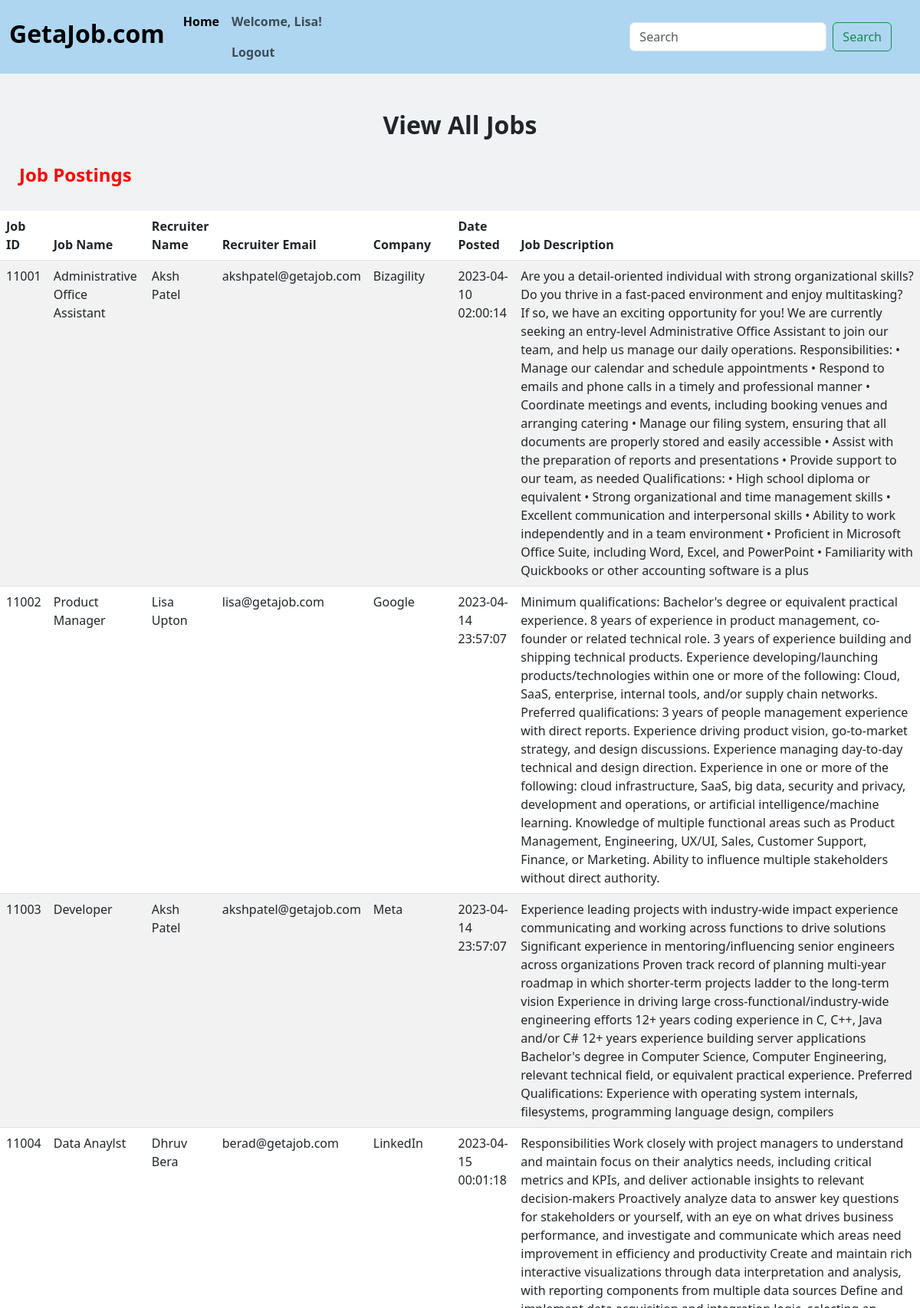
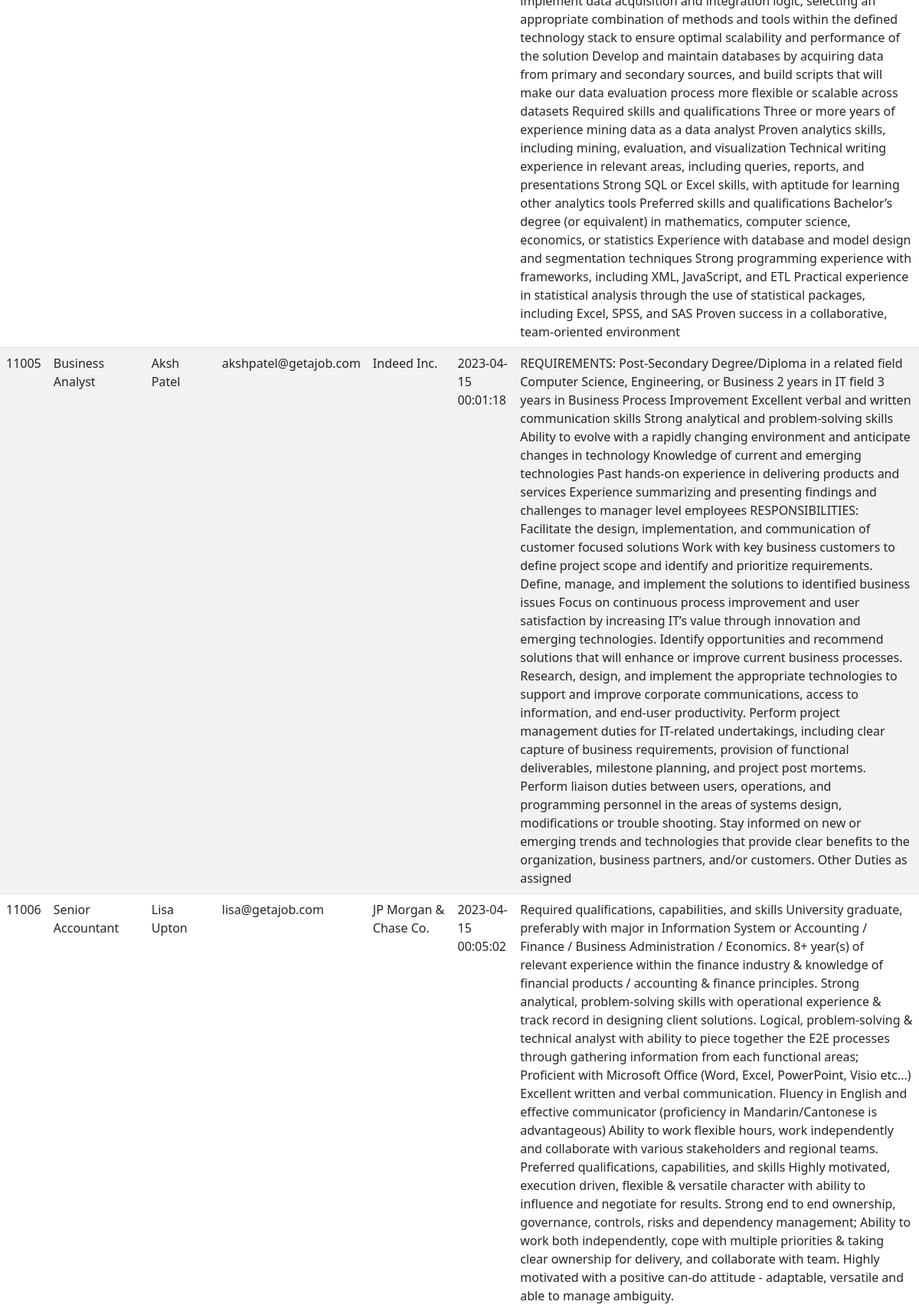
The page /html/job_seeker.php (signed in, upper part) on the database its author committed (2 pictures, top to bottom).
### tables this page shows
CREATE TABLE `jobs` (
  `recruiter_name` varchar(60) NOT NULL,
  `recruiter_email` varchar(100) NOT NULL,
  `company` varchar(100) NOT NULL,
  `job_name` varchar(100) NOT NULL,
  `job_id` int(11) NOT NULL,
  `job_description` text NOT NULL,
  `posted_date` timestamp NOT NULL DEFAULT current_timestamp()
);

### html/job_seeker.php (the view, shortened to what this page needs)
<!DOCTYPE html>
<html>
<head>
	<link rel="stylesheet" href="../css/style.css">
	<link href="https://cdn.jsdelivr.net/npm/bootstrap@5.3.0-alpha3/dist/css/bootstrap.min.css" rel="stylesheet">
</head>
<body style="background-color: #f0f2f4">
	<nav style="background-color: #aed6f1" class="navbar navbar-expand-lg">
	<div class="container-fluid">
    <a class="navbar-brand" href="job_seeker.php"><h2><strong>GetaJob.com</strong></h2></a>
    <div class="collapse navbar-collapse" id="navbarTogglerDemo02">
      <ul class="navbar-nav me-auto mb-2 mb-lg-0">
        <li class="nav-item">
          <a class="nav-link active" aria-current="page" href="job_seeker.php"><b>Home</b></a>
        </li>
		<li class="nav-item">
			<?php
				if (isset($_SESSION["username"])) {
            	echo "<b class='nav-link'><strong>Welcome, " . $_SESSION["username"] . "!</strong></b>";
				echo "<a class='nav-link' href='logout.php'><b>Logout</b></a>";
				}
			?>
		</li>
      </ul>
      <form action="search.php" method="post" class="d-flex" role="search" style="padding-right:25px">
        <input class="form-control me-2" name="search_job" id="search_job" type="search" placeholder="Search" aria-label="Search">
        <button class="btn btn-outline-success" type="submit">Search</button>
      </form>
    </div>
	</div>
	</nav>
	<br>
	<br>
	<h2 style="text-align:center"><b>View All Jobs</b></h2>
	<?php
		$conn = mysqli_connect("localhost", "patel3u1_getajob", "123456", "patel3u1_getajob");
		$sql = "Select * FROM `jobs`;";
		$result = mysqli_query($conn, $sql);
		echo "<br><h4 style='color:red; padding-left:25px'><b>Job Postings</b></h4><br>";
		echo '<div class="table-responsive">';
		echo '<table class="table table-striped">';
		echo '<thead><tr><th>Job ID</th><th>Job Name</th><th>Recruiter Name</th><th>Recruiter Email<th>Company</th><th>Date Posted</th><th>Job Description</th></tr></thead>';
		echo '<tbody>';
		while ($row = mysqli_fetch_assoc($result)) {
			echo '<tr>';
			echo '<td>'.$row['job_id'].'</td>';
			echo '<td>'.$row['job_name'].'</td>';
			echo '<td>'.$row['recruiter_name'].'</td>';
			echo '<td>'.$row['recruiter_email'].'</td>';
			echo '<td>'.$row['company'].'</td>';
			echo '<td>'.$row['posted_date'].'</td>';
			echo '<td>'.$row['job_description'].'</td>';
			echo '</tr>';
		}
		echo '</tbody></table></div>';
		echo "<br><br>";
	?>
	<br><br>
</body>
</html>

### css/style.css (style rules this page uses)
@media (max-width: 1200px) { body { font-size: 1.5 em; line-height: 1.5; width: 100%; height: auto; } }

### rows shown on the page
jobs: job_id "11001", job_name "Administrative Office Assistant", recruiter_name "Aksh Patel", recruiter_email "akshpatel@getajob.com", company "Bizagility", posted_date "2023-04-10 02:00:14", job_description "Are you a detail-oriented individual with strong organizational skills? Do you thrive in a fast-paced environment and enjoy multitasking? If so, we have an exciting opportunity for you! We are currently seeking an entry-level Administrative Office Assistant to join our team, and help us manage our daily operations. Responsibilities: • Manage our calendar and schedule appointments • Respond to emails and phone calls in a timely and professional manner • Coordinate meetings and events, including booking venues and arranging catering • Manage our filing system, ensuring that all documents are properly stored and easily accessible • Assist with the preparation of reports and presentations •…"
jobs: job_id "11002", job_name "Product Manager", recruiter_name "Lisa Upton", recruiter_email "lisa@getajob.com", company "Google", posted_date "2023-04-14 23:57:07", job_description "Minimum qualifications: Bachelor's degree or equivalent practical experience. 8 years of experience in product management, co-founder or related technical role. 3 years of experience building and shipping technical products. Experience developing/launching products/technologies within one or more of the following: Cloud, SaaS, enterprise, internal tools, and/or supply chain networks. Preferred qualifications: 3 years of people management experience with direct reports. Experience driving product vision, go-to-market strategy, and design discussions. Experience managing day-to-day technical and design direction. Experience in one or more of the following: cloud infrastructure, SaaS, big…"
jobs: job_id "11003", job_name "Developer", recruiter_name "Aksh Patel", recruiter_email "akshpatel@getajob.com", company "Meta", posted_date "2023-04-14 23:57:07", job_description "Experience leading projects with industry-wide impact experience communicating and working across functions to drive solutions Significant experience in mentoring/influencing senior engineers across organizations Proven track record of planning multi-year roadmap in which shorter-term projects ladder to the long-term vision Experience in driving large cross-functional/industry-wide engineering efforts 12+ years coding experience in C, C++, Java and/or C# 12+ years experience building server applications Bachelor's degree in Computer Science, Computer Engineering, relevant technical field, or equivalent practical experience. Preferred Qualifications: Experience with operating system…"
jobs: job_id "11004", job_name "Data Anaylst", recruiter_name "Dhruv Bera", recruiter_email "berad@getajob.com", company "LinkedIn", posted_date "2023-04-15 00:01:18", job_description "Responsibilities Work closely with project managers to understand and maintain focus on their analytics needs, including critical metrics and KPIs, and deliver actionable insights to relevant decision-makers Proactively analyze data to answer key questions for stakeholders or yourself, with an eye on what drives business performance, and investigate and communicate which areas need improvement in efficiency and productivity Create and maintain rich interactive visualizations through data interpretation and analysis, with reporting components from multiple data sources Define and implement data acquisition and integration logic, selecting an appropriate combination of methods and tools…"
jobs: job_id "11005", job_name "Business Analyst", recruiter_name "Aksh Patel", recruiter_email "akshpatel@getajob.com", company "Indeed Inc.", posted_date "2023-04-15 00:01:18", job_description "REQUIREMENTS: Post-Secondary Degree/Diploma in a related field Computer Science, Engineering, or Business 2 years in IT field 3 years in Business Process Improvement Excellent verbal and written communication skills Strong analytical and problem-solving skills Ability to evolve with a rapidly changing environment and anticipate changes in technology Knowledge of current and emerging technologies Past hands-on experience in delivering products and services Experience summarizing and presenting findings and challenges to manager level employees RESPONSIBILITIES: Facilitate the design, implementation, and communication of customer focused solutions Work with key business customers to define…"
jobs: job_id "11006", job_name "Senior Accountant", recruiter_name "Lisa Upton", recruiter_email "lisa@getajob.com", company "JP Morgan & Chase Co.", posted_date "2023-04-15 00:05:02", job_description "Required qualifications, capabilities, and skills University graduate, preferably with major in Information System or Accounting / Finance / Business Administration / Economics. 8+ year(s) of relevant experience within the finance industry & knowledge of financial products / accounting & finance principles. Strong analytical, problem-solving skills with operational experience & track record in designing client solutions. Logical, problem-solving & technical analyst with ability to piece together the E2E processes through gathering information from each functional areas; Proficient with Microsoft Office (Word, Excel, PowerPoint, Visio etc...) Excellent written and verbal communication.…"

### other values the page prints
$_SESSION["username"] "Lisa"
